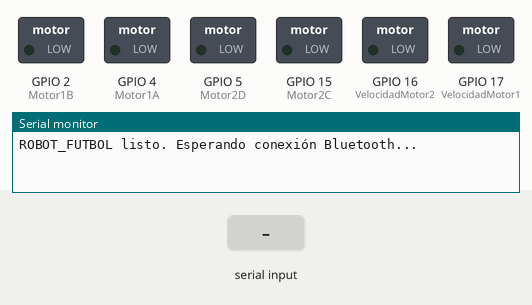
Recording of a sketch running on a simulated ESP32. Shown: switched loads named in the sketch (green lamp = pin HIGH), the last lines printed to the serial monitor. The inputs (shaded band) are chosen by the test bench. Nothing arrives over Bluetooth unless stated.

Above: at 1.2 s.
1.3 s: "G" received over the second serial link
At 2.0 s:
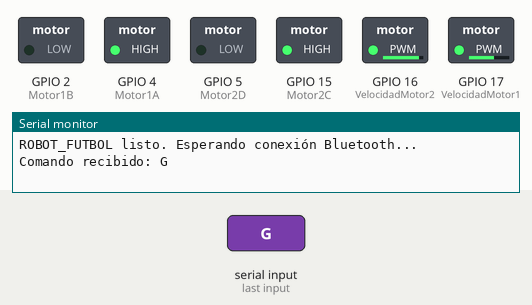
2.8 s: "I" received over the second serial link
At 3.1 s:
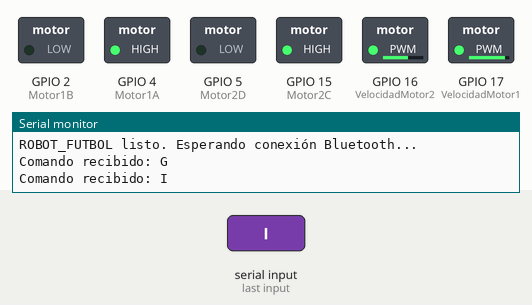
4.3 s: "H" received over the second serial link
At 5.5 s:
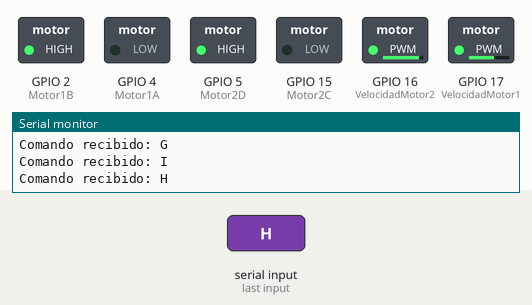
5.8 s: "J" received over the second serial link
At 6.6 s:
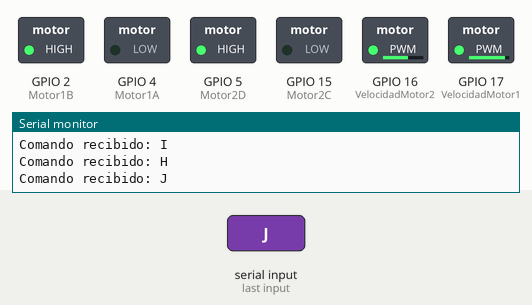
7.3 s: "30,150\n" received over the second serial link
At 8.2 s:
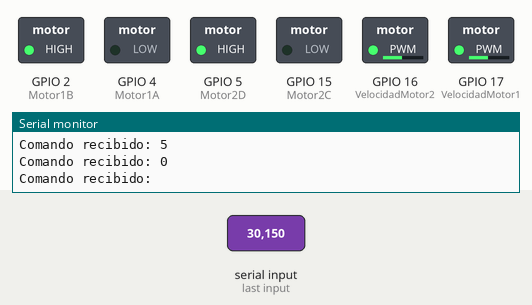
8.8 s: "F90\n" received over the second serial link
At 10.1 s:
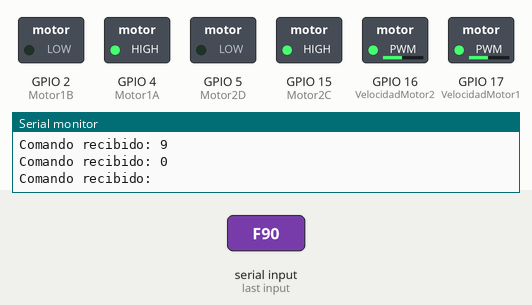
Timing chart, 0 to 11.3 s (numbered marks = the images above; inputs shaded):
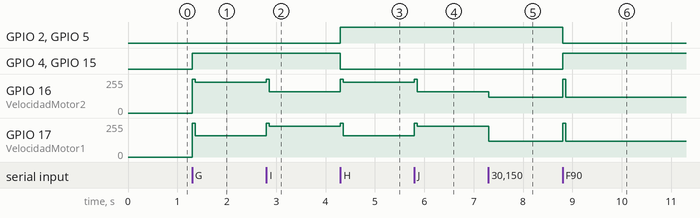

The sketch:

ROBOT_FUTBOL_ESP32_v3.ino
```cpp
/*
  ROBOT_FUTBOL - Control por Bluetooth con ESP32
  ------------------------------------------------
  Placa: ESP32 NodeMCU WROOM 38 pines
  Driver de motores: L298N
  App recomendada: "Bluetooth RC Controller"

  Comandos por Bluetooth:
    F/B/L/R/S = adelante/atrás/izq/der/stop
    G/I/H/J   = diagonales (adel-izq, adel-der, atrás-izq, atrás-der)
    0-9, q    = velocidad (PWM 120-255)

  Cambios en esta versión:
    - Rango de velocidad ampliado (120-255 en vez de 80-180)
    - Pulso de arranque a máxima potencia (60ms) al iniciar movimiento
      desde parado, para vencer la inercia/fricción estática del motor
*/

#include "BluetoothSerial.h"

#if !defined(CONFIG_BT_ENABLED) || !defined(CONFIG_BLUEDROID_ENABLED)
#error Bluetooth no está habilitado. Verifica la configuración de la placa.
#endif

BluetoothSerial SerialBT;

// --- Pines del L298N (lado derecho físico del ESP32) ---
int VelocidadMotor1 = 17; // GPIO17 -> ENA (PWM motor A)   | pata física N°28
int VelocidadMotor2 = 16; // GPIO16 -> ENB (PWM motor B)   | pata física N°27
int Motor1A = 4;          // GPIO4  -> IN1 (dirección A)   | pata física N°26
int Motor1B = 2;          // GPIO2  -> IN2 (dirección A)   | pata física N°24
int Motor2C = 15;         // GPIO15 -> IN3 (dirección B)   | pata física N°23
int Motor2D = 5;          // GPIO5  -> IN4 (dirección B)   | pata física N°29

// --- Configuración PWM (API nueva del core ESP32 3.x) ---
const int frecuenciaPWM = 5000;
const int resolucionPWM = 8;

int speedMotor = 200; // velocidad por defecto (rango 120-255)
char comando;

void setup() {
  Serial.begin(115200);
  SerialBT.begin("ROBOT_FUTBOL");
  Serial.println("ROBOT_FUTBOL listo. Esperando conexión Bluetooth...");

  pinMode(Motor1A, OUTPUT);
  pinMode(Motor1B, OUTPUT);
  pinMode(Motor2C, OUTPUT);
  pinMode(Motor2D, OUTPUT);

  ledcAttach(VelocidadMotor1, frecuenciaPWM, resolucionPWM);
  ledcAttach(VelocidadMotor2, frecuenciaPWM, resolucionPWM);

  detenerMotores();
}

void loop() {
  if (SerialBT.available()) {
    comando = SerialBT.read();
    Serial.print("Comando recibido: ");
    Serial.println(comando);
    ejecutarComando(comando);
  }
}

void ejecutarComando(char cmd) {
  switch (cmd) {
    case 'F': moveForward(); break;
    case 'B': moveBackward(); break;
    case 'L': turnLeft(); break;
    case 'R': turnRight(); break;
    case 'S': detenerMotores(); break;
    case 'G': moveForwardLeft(); break;
    case 'I': moveForwardRight(); break;
    case 'H': moveBackwardsLeft(); break;
    case 'J': moveBackwardsRight(); break;
    case 'q':
      speedMotor = 255;
      actualizarVelocidad();
      break;
    default:
      if (cmd >= '0' && cmd <= '9') {
        int nivel = cmd - '0';
        speedMotor = map(nivel, 0, 9, 120, 255);
        actualizarVelocidad();
      }
      break;
  }
}

void actualizarVelocidad() {
  ledcWrite(VelocidadMotor1, speedMotor);
  ledcWrite(VelocidadMotor2, speedMotor);
}

// --- Pulso de arranque para vencer la inercia del motor ---
void arrancarConImpulso(int pinA, int pinB) {
  ledcWrite(pinA, 255);
  ledcWrite(pinB, 255);
  delay(60); // pulso breve a máxima potencia
}

// --- Movimientos básicos ---

void moveForward() {
  digitalWrite(Motor1A, HIGH);
  digitalWrite(Motor1B, LOW);
  digitalWrite(Motor2C, HIGH);
  digitalWrite(Motor2D, LOW);
  arrancarConImpulso(VelocidadMotor1, VelocidadMotor2);
  actualizarVelocidad();
}

void moveBackward() {
  digitalWrite(Motor1A, LOW);
  digitalWrite(Motor1B, HIGH);
  digitalWrite(Motor2C, LOW);
  digitalWrite(Motor2D, HIGH);
  arrancarConImpulso(VelocidadMotor1, VelocidadMotor2);
  actualizarVelocidad();
}

void turnLeft() {
  digitalWrite(Motor1A, LOW);
  digitalWrite(Motor1B, HIGH);
  digitalWrite(Motor2C, HIGH);
  digitalWrite(Motor2D, LOW);
  arrancarConImpulso(VelocidadMotor1, VelocidadMotor2);
  actualizarVelocidad();
}

void turnRight() {
  digitalWrite(Motor1A, HIGH);
  digitalWrite(Motor1B, LOW);
  digitalWrite(Motor2C, LOW);
  digitalWrite(Motor2D, HIGH);
  arrancarConImpulso(VelocidadMotor1, VelocidadMotor2);
  actualizarVelocidad();
}

void detenerMotores() {
  digitalWrite(Motor1A, LOW);
  digitalWrite(Motor1B, LOW);
  digitalWrite(Motor2C, LOW);
  digitalWrite(Motor2D, LOW);
  ledcWrite(VelocidadMotor1, 0);
  ledcWrite(VelocidadMotor2, 0);
}

// --- Diagonales (motor "de adentro" a velocidad reducida, no detenido) ---

void moveForwardLeft() {
  digitalWrite(Motor1A, HIGH);
  digitalWrite(Motor1B, LOW);
  digitalWrite(Motor2C, HIGH);
  digitalWrite(Motor2D, LOW);
  arrancarConImpulso(VelocidadMotor1, VelocidadMotor2);
  int velExtra = min(speedMotor + 30, 255);
  int velLenta = speedMotor - 40 < 0 ? 0 : speedMotor - 40;
  ledcWrite(VelocidadMotor1, velLenta); // motor izquierdo más lento
  ledcWrite(VelocidadMotor2, velExtra);
}

void moveForwardRight() {
  digitalWrite(Motor1A, HIGH);
  digitalWrite(Motor1B, LOW);
  digitalWrite(Motor2C, HIGH);
  digitalWrite(Motor2D, LOW);
  arrancarConImpulso(VelocidadMotor1, VelocidadMotor2);
  int velExtra = min(speedMotor + 30, 255);
  int velLenta = speedMotor - 40 < 0 ? 0 : speedMotor - 40;
  ledcWrite(VelocidadMotor1, velExtra);
  ledcWrite(VelocidadMotor2, velLenta); // motor derecho más lento
}

void moveBackwardsLeft() {
  digitalWrite(Motor1A, LOW);
  digitalWrite(Motor1B, HIGH);
  digitalWrite(Motor2C, LOW);
  digitalWrite(Motor2D, HIGH);
  arrancarConImpulso(VelocidadMotor1, VelocidadMotor2);
  int velExtra = min(speedMotor + 30, 255);
  int velLenta = speedMotor - 40 < 0 ? 0 : speedMotor - 40;
  ledcWrite(VelocidadMotor1, velLenta);
  ledcWrite(VelocidadMotor2, velExtra);
}

void moveBackwardsRight() {
  digitalWrite(Motor1A, LOW);
  digitalWrite(Motor1B, HIGH);
  digitalWrite(Motor2C, LOW);
  digitalWrite(Motor2D, HIGH);
  arrancarConImpulso(VelocidadMotor1, VelocidadMotor2);
  int velExtra = min(speedMotor + 30, 255);
  int velLenta = speedMotor - 40 < 0 ? 0 : speedMotor - 40;
  ledcWrite(VelocidadMotor1, velExtra);
  ledcWrite(VelocidadMotor2, velLenta);
}
```

Measured:
- after the input at 1.3 s, GPIO 4 (Motor1A), GPIO 15 (Motor2C): LOW → HIGH at once; GPIO 16 (VelocidadMotor2): 0/255 → 255/255 at once, → 229/255 0.06 s later; GPIO 17 (VelocidadMotor1): 0/255 → 255/255 at once, → 159/255 0.06 s later
- after the input at 2.8 s, GPIO 16 (VelocidadMotor2): 229/255 → 255/255 at once, → 159/255 0.06 s later; GPIO 17 (VelocidadMotor1): 159/255 → 255/255 at once, → 229/255 0.06 s later
- after the input at 4.3 s, GPIO 2 (Motor1B), GPIO 5 (Motor2D): LOW → HIGH at once; GPIO 4 (Motor1A), GPIO 15 (Motor2C): HIGH → LOW at once; GPIO 16 (VelocidadMotor2): 159/255 → 255/255 at once, → 229/255 0.06 s later; GPIO 17 (VelocidadMotor1): 229/255 → 255/255 at once, → 159/255 0.06 s later
- after the input at 5.8 s, GPIO 16 (VelocidadMotor2): 229/255 → 255/255 at once, → 159/255 0.06 s later; GPIO 17 (VelocidadMotor1): 159/255 → 255/255 at once, → 229/255 0.06 s later
- after the input at 7.3 s, GPIO 16 (VelocidadMotor2): 159/255 → 120/255 at once; GPIO 17 (VelocidadMotor1): 229/255 → 120/255 at once
- after the input at 8.8 s, GPIO 2 (Motor1B), GPIO 5 (Motor2D): HIGH → LOW at once; GPIO 4 (Motor1A), GPIO 15 (Motor2C): LOW → HIGH at once; GPIO 16 (VelocidadMotor2), GPIO 17 (VelocidadMotor1): 120/255 → 255/255 at once, → 120/255 0.06 s later
